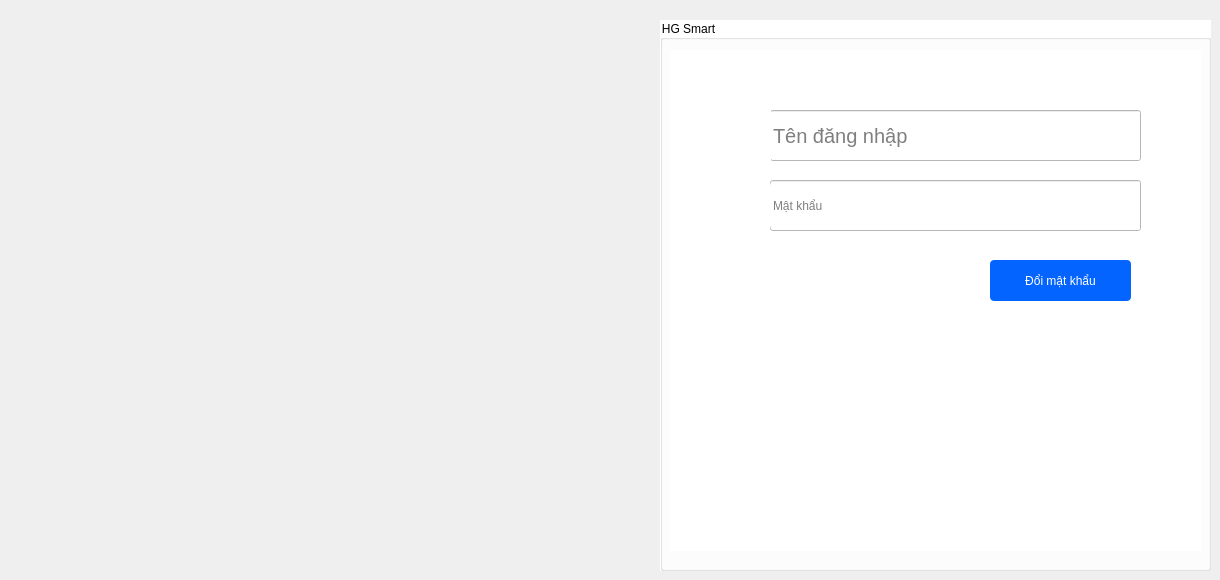
    <widget class="QWidget" name="page_8">
     <property name="styleSheet">
      <string notr="true"/>
     </property>
     <widget class="QLabel" name="label_11">
      <property name="geometry">
       <rect>
        <x>18</x>
        <y>15</y>
        <width>631</width>
        <height>541</height>
       </rect>
      </property>
      <property name="text">
       <string/>
      </property>
      <property name="pixmap">
       <pixmap>../../../Downloads/OIG (2).jpg</pixmap>
      </property>
      <property name="scaledContents">
       <bool>true</bool>
      </property>
     </widget>
     <widget class="QGroupBox" name="groupBox_9">
      <property name="geometry">
       <rect>
        <x>660</x>
        <y>20</y>
        <width>551</width>
        <height>551</height>
       </rect>
      </property>
      <property name="styleSheet">
       <string notr="true">background-color: white;
</string>
      </property>
      <property name="title">
       <string>HG Smart</string>
      </property>
      <widget class="QLabel" name="label_15">
       <property name="geometry">
        <rect>
         <x>10</x>
         <y>30</y>
         <width>531</width>
         <height>501</height>
        </rect>
       </property>
       <property name="text">
        <string/>
       </property>
       <property name="pixmap">
        <pixmap>../../../Downloads/_161b88ae-8a07-4f01-a604-bb4a1b69b921.jpg</pixmap>
       </property>
       <property name="scaledContents">
        <bool>true</bool>
       </property>
      </widget>
      <widget class="QLabel" name="label_16">
       <property name="geometry">
        <rect>
         <x>230</x>
         <y>40</y>
         <width>121</width>
         <height>41</height>
        </rect>
       </property>
       <property name="styleSheet">
        <string notr="true">font-size: 24px;
color: white;
background-color: transparent;
</string>
       </property>
       <property name="text">
        <string>Đăng nhập</string>
       </property>
      </widget>
      <widget class="QLineEdit" name="leusernamelogin">
       <property name="geometry">
        <rect>
         <x>110</x>
         <y>90</y>
         <width>371</width>
         <height>51</height>
        </rect>
       </property>
       <property name="styleSheet">
        <string notr="true">
font-size: 20px;

</string>
       </property>
       <property name="placeholderText">
        <string>Tên đăng nhập</string>
       </property>
      </widget>
      <widget class="QLabel" name="label_17">
       <property name="geometry">
        <rect>
         <x>60</x>
         <y>90</y>
         <width>51</width>
         <height>51</height>
        </rect>
       </property>
       <property name="text">
        <string/>
       </property>
       <property name="pixmap">
        <pixmap>../../../Downloads/iconuser.png</pixmap>
       </property>
       <property name="scaledContents">
        <bool>true</bool>
       </property>
      </widget>
      <widget class="QPushButton" name="pbtLogin">
       <property name="geometry">
        <rect>
         <x>70</x>
         <y>230</y>
         <width>211</width>
         <height>51</height>
        </rect>
       </property>
       <property name="styleSheet">
        <string notr="true">color: white;
border-radius: 6px;
background-image: url(C:/Users/HOANG/Downloads/puple2.jpg);</string>
       </property>
       <property name="text">
        <string>Đăng nhập</string>
       </property>
      </widget>
      <widget class="QLineEdit" name="lepasswordlogin">
       <property name="geometry">
        <rect>
         <x>110</x>
         <y>160</y>
         <width>371</width>
         <height>51</height>
        </rect>
       </property>
       <property name="echoMode">
        <enum>QLineEdit::Password</enum>
       </property>
       <property name="placeholderText">
        <string>Mật khẩu</string>
       </property>
      </widget>
      <widget class="QLabel" name="label_19">
       <property name="geometry">
        <rect>
         <x>60</x>
         <y>160</y>
         <width>51</width>
         <height>51</height>
        </rect>
       </property>
       <property name="styleSheet">
        <string notr="true">border-radius: 6px;</string>
       </property>
       <property name="text">
        <string/>
       </property>
       <property name="pixmap">
        <pixmap>../../../Downloads/lock.png</pixmap>
       </property>
       <property name="scaledContents">
        <bool>true</bool>
       </property>
      </widget>
      <widget class="QLabel" name="lbgiflogin">
       <property name="geometry">
        <rect>
         <x>70</x>
         <y>300</y>
         <width>401</width>
         <height>221</height>
        </rect>
       </property>
       <property name="text">
        <string/>
       </property>
       <property name="scaledContents">
        <bool>true</bool>
       </property>
      </widget>
      <widget class="QPushButton" name="btnChangePasswordLogin">
       <property name="geometry">
        <rect>
         <x>330</x>
         <y>240</y>
         <width>141</width>
         <height>41</height>
        </rect>
       </property>
       <property name="styleSheet">
        <string notr="true">
background-color: rgb(3, 100, 255);
color: rgb(255, 255, 255);
border-radius: 4px;</string>
       </property>
       <property name="text">
        <string>Đổi mật khẩu</string>
       </property>
      </widget>
     </widget>
    </widget>
